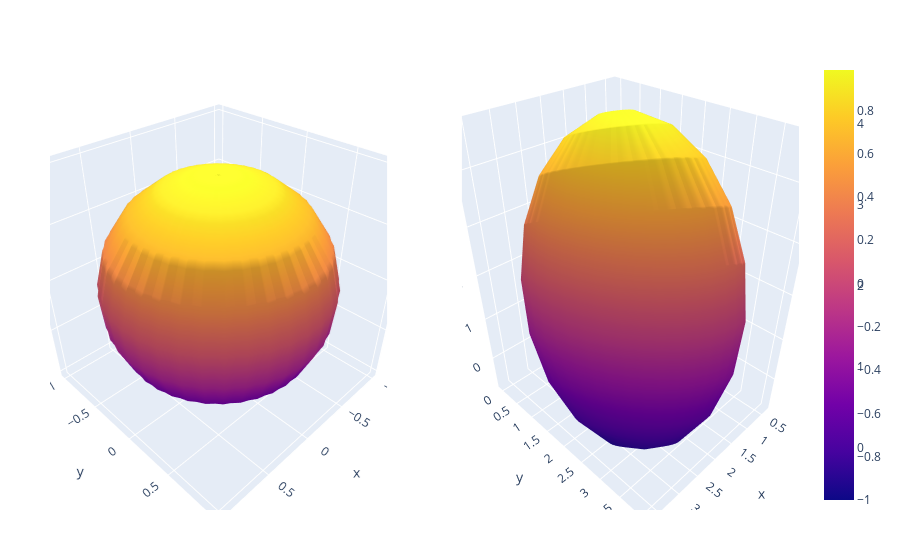

Here is the notebook cell this chart was saved with:
### Code cell
n = 20
δ = range(-Base.π, Base.π, length=n)
λ = range(-Base.π, Base.π, length=n)

y₁ = [x * y for (x, y) in Iterators.product(cos.(δ), sin.(δ))]
y₂ = [x * y for (x, y) in Iterators.product(sin.(δ), sin.(λ))]
y₃ = [x * y for (x, y) in Iterators.product(ones(length(δ)), cos.(δ))]

Y₁ = reshape(y₁,:); Y₂ = reshape(y₂,:); Y₃ = reshape(y₃,:)
Y = [Y₁'; Y₂'; Y₃']

a = [1, 2, 3]
c = [2, 2, 2]
ψ = Base.π/9; θ = Base.π/6; ϕ = Base.π\3

F(x) = S(1 ./a) * R₁(ψ) * R₂(θ) * R₁(ϕ)' * (x .-c)
inv_F(y) = c .+ R₁(ϕ) * R₂(θ)' * R₁(ψ)' * S(a) * y

X = inv_F(Y)
X₁ = X[1,:]; X₂ = X[2,:]; X₃ = X[3,:]

x₁ = reshape(X₁, (n,n)); x₂ = reshape(X₂, (n,n)); x₃ = reshape(X₃, (n,n))

fig = make_subplots(rows=1, cols=2,  specs=fill(Spec(kind="scene"), 1, 2)) 

s₁ = surface(x = y₁, y = y₂, z = y₃)
s₂ = surface(x = x₁, y = x₂, z = x₃)

add_trace!(fig, s₁, row=1, col=1)
add_trace!(fig, s₂, row=1, col=2)

fig

### Figure 1 — Plotly figure (JSON) as saved in the notebook; plotly's stock layout.template omitted (floating-point values rounded to 4 significant figures; data arrays with more than 128 entries replaced by an {"elided": "..."} marker saying what was removed)
{"data": [{"scene": "scene", "type": "surface", "x": {"elided": "20x20 float values"}, "y": {"elided": "20x20 float values"}, "z": {"elided": "20x20 float values"}}, {"scene": "scene2", "type": "surface", "x": {"elided": "20x20 float values"}, "y": {"elided": "20x20 float values"}, "z": {"elided": "20x20 float values"}}], "layout": {"annotations": [], "margin": {"b": 50, "l": 50, "r": 50, "t": 60}, "scene": {"domain": {"x": [0, 0.45], "y": [0, 1]}}, "scene2": {"domain": {"x": [0.55, 1], "y": [0, 1]}}}}
